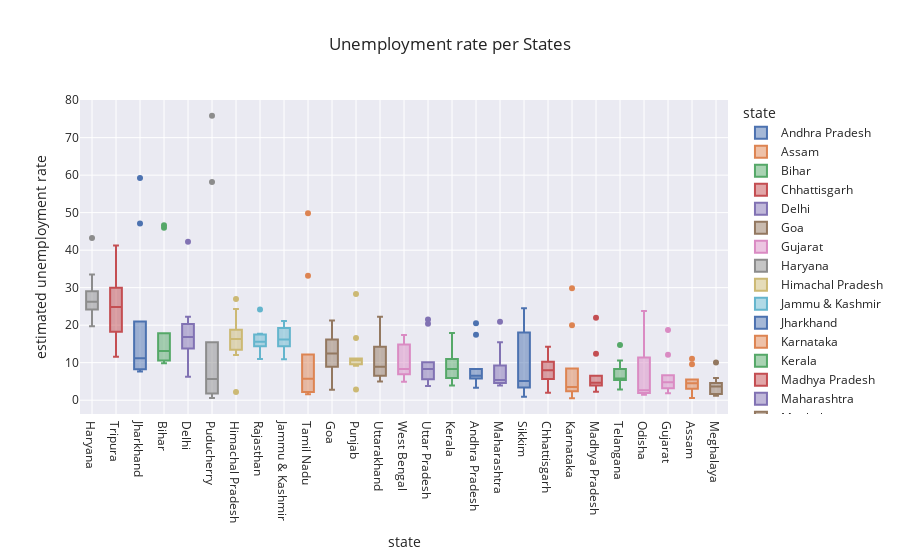

Notebook code for this chart:
### Code cell
fig.show(figsize=(5,5))

### Figure 1 — Plotly figure (JSON) as saved in the notebook; plotly's stock layout.template omitted (floating-point values rounded to 4 significant figures)
{"data": [{"alignmentgroup": "True", "hovertemplate": "state=%{x}<br>estimated unemployment rate=%{y}<extra></extra>", "legendgroup": "Andhra Pradesh", "marker": {"color": "rgb(76,114,176)"}, "name": "Andhra Pradesh", "notched": false, "offsetgroup": "Andhra Pradesh", "orientation": "v", "showlegend": true, "type": "box", "x": ["Andhra Pradesh", "Andhra Pradesh", "Andhra Pradesh", "Andhra Pradesh", "Andhra Pradesh", "Andhra Pradesh", "Andhra Pradesh", "Andhra Pradesh", "Andhra Pradesh", "Andhra Pradesh"], "x0": " ", "xaxis": "x", "y": [5.48, 5.83, 5.79, 20.51, 17.43, 3.31, 8.34, 6.96, 6.4, 6.59], "y0": " ", "yaxis": "y"}, {"alignmentgroup": "True", "hovertemplate": "state=%{x}<br>estimated unemployment rate=%{y}<extra></extra>", "legendgroup": "Assam", "marker": {"color": "rgb(221,132,82)"}, "name": "Assam", "notched": false, "offsetgroup": "Assam", "orientation": "v", "showlegend": true, "type": "box", "x": ["Assam", "Assam", "Assam", "Assam", "Assam", "Assam", "Assam", "Assam", "Assam", "Assam"], "x0": " ", "xaxis": "x", "y": [4.66, 4.41, 4.77, 11.06, 9.55, 0.6, 3.77, 5.53, 1.19, 3.02], "y0": " ", "yaxis": "y"}, {"alignmentgroup": "True", "hovertemplate": "state=%{x}<br>estimated unemployment rate=%{y}<extra></extra>", "legendgroup": "Bihar", "marker": {"color": "rgb(85,168,104)"}, "name": "Bihar", "notched": false, "offsetgroup": "Bihar", "orientation": "v", "showlegend": true, "type": "box", "x": ["Bihar", "Bihar", "Bihar", "Bihar", "Bihar", "Bihar", "Bihar", "Bihar", "Bihar", "Bihar"], "x0": " ", "xaxis": "x", "y": [10.61, 10.29, 15.43, 46.64, 45.96, 17.82, 12.79, 13.44, 11.91, 9.82], "y0": " ", "yaxis": "y"}, {"alignmentgroup": "True", "hovertemplate": "state=%{x}<br>estimated unemployment rate=%{y}<extra></extra>", "legendgroup": "Chhattisgarh", "marker": {"color": "rgb(196,78,82)"}, "name": "Chhattisgarh", "notched": false, "offsetgroup": "Chhattisgarh", "orientation": "v", "showlegend": true, "type": "box", "x": ["Chhattisgarh", "Chhattisgarh", "Chhattisgarh", "Chhattisgarh", "Chhattisgarh", "Chhattisgarh", "Chhattisgarh", "Chhattisgarh", "Chhattisgarh", "Chhattisgarh"], "x0": " ", "xaxis": "x", "y": [9.65, 8.38, 7.54, 3.41, 10.5, 14.23, 10.27, 5.63, 1.96, 6.62], "y0": " ", "yaxis": "y"}, {"alignmentgroup": "True", "hovertemplate": "state=%{x}<br>estimated unemployment rate=%{y}<extra></extra>", "legendgroup": "Delhi", "marker": {"color": "rgb(129,114,179)"}, "name": "Delhi", "notched": false, "offsetgroup": "Delhi", "orientation": "v", "showlegend": true, "type": "box", "x": ["Delhi", "Delhi", "Delhi", "Delhi", "Delhi", "Delhi", "Delhi", "Delhi", "Delhi", "Delhi"], "x0": " ", "xaxis": "x", "y": [22.23, 14.84, 17.04, 16.68, 42.27, 18.19, 20.3, 13.79, 12.53, 6.27], "y0": " ", "yaxis": "y"}, {"alignmentgroup": "True", "hovertemplate": "state=%{x}<br>estimated unemployment rate=%{y}<extra></extra>", "legendgroup": "Goa", "marker": {"color": "rgb(147,120,96)"}, "name": "Goa", "notched": false, "offsetgroup": "Goa", "orientation": "v", "showlegend": true, "type": "box", "x": ["Goa", "Goa", "Goa", "Goa", "Goa", "Goa", "Goa", "Goa", "Goa", "Goa"], "x0": " ", "xaxis": "x", "y": [8.89, 2.81, 5.25, 13.31, 21.25, 9.96, 17.07, 16.21, 15.38, 11.54], "y0": " ", "yaxis": "y"}, {"alignmentgroup": "True", "hovertemplate": "state=%{x}<br>estimated unemployment rate=%{y}<extra></extra>", "legendgroup": "Gujarat", "marker": {"color": "rgb(218,139,195)"}, "name": "Gujarat", "notched": false, "offsetgroup": "Gujarat", "orientation": "v", "showlegend": true, "type": "box", "x": ["Gujarat", "Gujarat", "Gujarat", "Gujarat", "Gujarat", "Gujarat", "Gujarat", "Gujarat", "Gujarat", "Gujarat"], "x0": " ", "xaxis": "x", "y": [5.54, 6.38, 6.66, 18.71, 12.11, 3.2, 1.84, 1.87, 3.42, 4.03], "y0": " ", "yaxis": "y"}, {"alignmentgroup": "True", "hovertemplate": "state=%{x}<br>estimated unemployment rate=%{y}<extra></extra>", "legendgroup": "Haryana", "marker": {"color": "rgb(140,140,140)"}, "name": "Haryana", "notched": false, "offsetgroup": "Haryana", "orientation": "v", "showlegend": true, "type": "box", "x": ["Haryana", "Haryana", "Haryana", "Haryana", "Haryana", "Haryana", "Haryana", "Haryana", "Haryana", "Haryana"], "x0": " ", "xaxis": "x", "y": [20.34, 25.77, 25.05, 43.22, 29.02, 26.7, 24.18, 33.5, 19.68, 27.31], "y0": " ", "yaxis": "y"}, {"alignmentgroup": "True", "hovertemplate": "state=%{x}<br>estimated unemployment rate=%{y}<extra></extra>", "legendgroup": "Himachal Pradesh", "marker": {"color": "rgb(204,185,116)"}, "name": "Himachal Pradesh", "notched": false, "offsetgroup": "Himachal Pradesh", "orientation": "v", "showlegend": true, "type": "box", "x": ["Himachal Pradesh", "Himachal Pradesh", "Himachal Pradesh", "Himachal Pradesh", "Himachal Pradesh", "Himachal Pradesh", "Himachal Pradesh", "Himachal Pradesh", "Himachal Pradesh", "Himachal Pradesh"], "x0": " ", "xaxis": "x", "y": [16.83, 16.84, 18.76, 2.2, 26.95, 13.47, 24.31, 15.79, 12.04, 13.46], "y0": " ", "yaxis": "y"}, {"alignmentgroup": "True", "hovertemplate": "state=%{x}<br>estimated unemployment rate=%{y}<extra></extra>", "legendgroup": "Jammu & Kashmir", "marker": {"color": "rgb(100,181,205)"}, "name": "Jammu & Kashmir", "notched": false, "offsetgroup": "Jammu & Kashmir", "orientation": "v", "showlegend": true, "type": "box", "x": ["Jammu & Kashmir", "Jammu & Kashmir", "Jammu & Kashmir", "Jammu & Kashmir", "Jammu & Kashmir", "Jammu & Kashmir", "Jammu & Kashmir", "Jammu & Kashmir", "Jammu & Kashmir"], "x0": " ", "xaxis": "x", "y": [21.08, 20.78, 15.5, 18.74, 17.92, 10.88, 11.09, 16.17, 16.14], "y0": " ", "yaxis": "y"}, {"alignmentgroup": "True", "hovertemplate": "state=%{x}<br>estimated unemployment rate=%{y}<extra></extra>", "legendgroup": "Jharkhand", "marker": {"color": "rgb(76,114,176)"}, "name": "Jharkhand", "notched": false, "offsetgroup": "Jharkhand", "orientation": "v", "showlegend": true, "type": "box", "x": ["Jharkhand", "Jharkhand", "Jharkhand", "Jharkhand", "Jharkhand", "Jharkhand", "Jharkhand", "Jharkhand", "Jharkhand", "Jharkhand"], "x0": " ", "xaxis": "x", "y": [10.61, 11.85, 8.23, 47.09, 59.23, 20.95, 7.63, 9.76, 8.24, 11.8], "y0": " ", "yaxis": "y"}, {"alignmentgroup": "True", "hovertemplate": "state=%{x}<br>estimated unemployment rate=%{y}<extra></extra>", "legendgroup": "Karnataka", "marker": {"color": "rgb(221,132,82)"}, "name": "Karnataka", "notched": false, "offsetgroup": "Karnataka", "orientation": "v", "showlegend": true, "type": "box", "x": ["Karnataka", "Karnataka", "Karnataka", "Karnataka", "Karnataka", "Karnataka", "Karnataka", "Karnataka", "Karnataka", "Karnataka"], "x0": " ", "xaxis": "x", "y": [2.86, 3.61, 3.46, 29.84, 19.97, 8.44, 4.01, 0.5, 2.41, 1.58], "y0": " ", "yaxis": "y"}, {"alignmentgroup": "True", "hovertemplate": "state=%{x}<br>estimated unemployment rate=%{y}<extra></extra>", "legendgroup": "Kerala", "marker": {"color": "rgb(85,168,104)"}, "name": "Kerala", "notched": false, "offsetgroup": "Kerala", "orientation": "v", "showlegend": true, "type": "box", "x": ["Kerala", "Kerala", "Kerala", "Kerala", "Kerala", "Kerala", "Kerala", "Kerala", "Kerala", "Kerala"], "x0": " ", "xaxis": "x", "y": [5.31, 7.6, 8.99, 16.99, 17.88, 9.71, 7.09, 10.98, 5.91, 3.88], "y0": " ", "yaxis": "y"}, {"alignmentgroup": "True", "hovertemplate": "state=%{x}<br>estimated unemployment rate=%{y}<extra></extra>", "legendgroup": "Madhya Pradesh", "marker": {"color": "rgb(196,78,82)"}, "name": "Madhya Pradesh", "notched": false, "offsetgroup": "Madhya Pradesh", "orientation": "v", "showlegend": true, "type": "box", "x": ["Madhya Pradesh", "Madhya Pradesh", "Madhya Pradesh", "Madhya Pradesh", "Madhya Pradesh", "Madhya Pradesh", "Madhya Pradesh", "Madhya Pradesh", "Madhya Pradesh", "Madhya Pradesh"], "x0": " ", "xaxis": "x", "y": [4.11, 4.57, 2.22, 12.36, 21.98, 6.48, 5.08, 4.7, 3.91, 3.13], "y0": " ", "yaxis": "y"}, {"alignmentgroup": "True", "hovertemplate": "state=%{x}<br>estimated unemployment rate=%{y}<extra></extra>", "legendgroup": "Maharashtra", "marker": {"color": "rgb(129,114,179)"}, "name": "Maharashtra", "notched": false, "offsetgroup": "Maharashtra", "orientation": "v", "showlegend": true, "type": "box", "x": ["Maharashtra", "Maharashtra", "Maharashtra", "Maharashtra", "Maharashtra", "Maharashtra", "Maharashtra", "Maharashtra", "Maharashtra", "Maharashtra"], "x0": " ", "xaxis": "x", "y": [4.95, 4.69, 5.79, 20.9, 15.46, 9.23, 3.89, 6.23, 4.55, 4.1], "y0": " ", "yaxis": "y"}, {"alignmentgroup": "True", "hovertemplate": "state=%{x}<br>estimated unemployment rate=%{y}<extra></extra>", "legendgroup": "Meghalaya", "marker": {"color": "rgb(147,120,96)"}, "name": "Meghalaya", "notched": false, "offsetgroup": "Meghalaya", "orientation": "v", "showlegend": true, "type": "box", "x": ["Meghalaya", "Meghalaya", "Meghalaya", "Meghalaya", "Meghalaya", "Meghalaya", "Meghalaya", "Meghalaya", "Meghalaya", "Meghalaya"], "x0": " ", "xaxis": "x", "y": [1.66, 3.59, 1.58, 10.03, 5.92, 1.15, 2.1, 3.74, 4.29, 4.6], "y0": " ", "yaxis": "y"}, {"alignmentgroup": "True", "hovertemplate": "state=%{x}<br>estimated unemployment rate=%{y}<extra></extra>", "legendgroup": "Odisha", "marker": {"color": "rgb(218,139,195)"}, "name": "Odisha", "notched": false, "offsetgroup": "Odisha", "orientation": "v", "showlegend": true, "type": "box", "x": ["Odisha", "Odisha", "Odisha", "Odisha", "Odisha", "Odisha", "Odisha", "Odisha", "Odisha", "Odisha"], "x0": " ", "xaxis": "x", "y": [1.9, 3.12, 13.08, 23.76, 11.41, 3.77, 1.88, 1.42, 2.1, 2.18], "y0": " ", "yaxis": "y"}, {"alignmentgroup": "True", "hovertemplate": "state=%{x}<br>estimated unemployment rate=%{y}<extra></extra>", "legendgroup": "Puducherry", "marker": {"color": "rgb(140,140,140)"}, "name": "Puducherry", "notched": false, "offsetgroup": "Puducherry", "orientation": "v", "showlegend": true, "type": "box", "x": ["Puducherry", "Puducherry", "Puducherry", "Puducherry", "Puducherry", "Puducherry", "Puducherry", "Puducherry", "Puducherry", "Puducherry"], "x0": " ", "xaxis": "x", "y": [0.58, 1.76, 1.2, 75.85, 58.19, 4.24, 15.47, 5.05, 10.9, 6.18], "y0": " ", "yaxis": "y"}, {"alignmentgroup": "True", "hovertemplate": "state=%{x}<br>estimated unemployment rate=%{y}<extra></extra>", "legendgroup": "Punjab", "marker": {"color": "rgb(204,185,116)"}, "name": "Punjab", "notched": false, "offsetgroup": "Punjab", "orientation": "v", "showlegend": true, "type": "box", "x": ["Punjab", "Punjab", "Punjab", "Punjab", "Punjab", "Punjab", "Punjab", "Punjab", "Punjab", "Punjab"], "x0": " ", "xaxis": "x", "y": [11.11, 10.97, 10.32, 2.86, 28.33, 16.55, 9.19, 10.99, 9.61, 9.88], "y0": " ", "yaxis": "y"}, {"alignmentgroup": "True", "hovertemplate": "state=%{x}<br>estimated unemployment rate=%{y}<extra></extra>", "legendgroup": "Rajasthan", "marker": {"color": "rgb(100,181,205)"}, "name": "Rajasthan", "notched": false, "offsetgroup": "Rajasthan", "orientation": "v", "showlegend": true, "type": "box", "x": ["Rajasthan", "Rajasthan", "Rajasthan", "Rajasthan", "Rajasthan", "Rajasthan", "Rajasthan", "Rajasthan", "Rajasthan", "Rajasthan"], "x0": " ", "xaxis": "x", "y": [10.97, 15.16, 11.9, 17.7, 15.74, 14.39, 15.81, 17.51, 15.35, 24.15], "y0": " ", "yaxis": "y"}, {"alignmentgroup": "True", "hovertemplate": "state=%{x}<br>estimated unemployment rate=%{y}<extra></extra>", "legendgroup": "Sikkim", "marker": {"color": "rgb(76,114,176)"}, "name": "Sikkim", "notched": false, "offsetgroup": "Sikkim", "orientation": "v", "showlegend": true, "type": "box", "x": ["Sikkim", "Sikkim", "Sikkim", "Sikkim", "Sikkim", "Sikkim", "Sikkim", "Sikkim"], "x0": " ", "xaxis": "x", "y": [23.57, 2.28, 24.51, 4.46, 4.45, 12.49, 5.7, 0.88], "y0": " ", "yaxis": "y"}, {"alignmentgroup": "True", "hovertemplate": "state=%{x}<br>estimated unemployment rate=%{y}<extra></extra>", "legendgroup": "Tamil Nadu", "marker": {"color": "rgb(221,132,82)"}, "name": "Tamil Nadu", "notched": false, "offsetgroup": "Tamil Nadu", "orientation": "v", "showlegend": true, "type": "box", "x": ["Tamil Nadu", "Tamil Nadu", "Tamil Nadu", "Tamil Nadu", "Tamil Nadu", "Tamil Nadu", "Tamil Nadu", "Tamil Nadu", "Tamil Nadu", "Tamil Nadu"], "x0": " ", "xaxis": "x", "y": [1.57, 2.09, 6.4, 49.83, 33.16, 12.2, 6.81, 2.65, 5, 2.16], "y0": " ", "yaxis": "y"}, {"alignmentgroup": "True", "hovertemplate": "state=%{x}<br>estimated unemployment rate=%{y}<extra></extra>", "legendgroup": "Telangana", "marker": {"color": "rgb(85,168,104)"}, "name": "Telangana", "notched": false, "offsetgroup": "Telangana", "orientation": "v", "showlegend": true, "type": "box", "x": ["Telangana", "Telangana", "Telangana", "Telangana", "Telangana", "Telangana", "Telangana", "Telangana", "Telangana", "Telangana"], "x0": " ", "xaxis": "x", "y": [5.49, 8.29, 5.77, 6.25, 14.7, 10.55, 5.36, 5.79, 3.27, 2.86], "y0": " ", "yaxis": "y"}, {"alignmentgroup": "True", "hovertemplate": "state=%{x}<br>estimated unemployment rate=%{y}<extra></extra>", "legendgroup": "Tripura", "marker": {"color": "rgb(196,78,82)"}, "name": "Tripura", "notched": false, "offsetgroup": "Tripura", "orientation": "v", "showlegend": true, "type": "box", "x": ["Tripura", "Tripura", "Tripura", "Tripura", "Tripura", "Tripura", "Tripura", "Tripura", "Tripura", "Tripura"], "x0": " ", "xaxis": "x", "y": [32.67, 28.4, 29.95, 41.23, 21.51, 21.71, 18.24, 27.92, 17.35, 11.57], "y0": " ", "yaxis": "y"}, {"alignmentgroup": "True", "hovertemplate": "state=%{x}<br>estimated unemployment rate=%{y}<extra></extra>", "legendgroup": "Uttar Pradesh", "marker": {"color": "rgb(129,114,179)"}, "name": "Uttar Pradesh", "notched": false, "offsetgroup": "Uttar Pradesh", "orientation": "v", "showlegend": true, "type": "box", "x": ["Uttar Pradesh", "Uttar Pradesh", "Uttar Pradesh", "Uttar Pradesh", "Uttar Pradesh", "Uttar Pradesh", "Uttar Pradesh", "Uttar Pradesh", "Uttar Pradesh", "Uttar Pradesh"], "x0": " ", "xaxis": "x", "y": [7.58, 8.98, 10.11, 21.54, 20.41, 9.47, 5.56, 5.79, 4.18, 3.75], "y0": " ", "yaxis": "y"}, {"alignmentgroup": "True", "hovertemplate": "state=%{x}<br>estimated unemployment rate=%{y}<extra></extra>", "legendgroup": "Uttarakhand", "marker": {"color": "rgb(147,120,96)"}, "name": "Uttarakhand", "notched": false, "offsetgroup": "Uttarakhand", "orientation": "v", "showlegend": true, "type": "box", "x": ["Uttarakhand", "Uttarakhand", "Uttarakhand", "Uttarakhand", "Uttarakhand", "Uttarakhand", "Uttarakhand", "Uttarakhand", "Uttarakhand", "Uttarakhand"], "x0": " ", "xaxis": "x", "y": [5.49, 4.99, 19.85, 6.48, 8.01, 8.61, 12.38, 14.26, 22.26, 9.23], "y0": " ", "yaxis": "y"}, {"alignmentgroup": "True", "hovertemplate": "state=%{x}<br>estimated unemployment rate=%{y}<extra></extra>", "legendgroup": "West Bengal", "marker": {"color": "rgb(218,139,195)"}, "name": "West Bengal", "notched": false, "offsetgroup": "West Bengal", "orientation": "v", "showlegend": true, "type": "box", "x": ["West Bengal", "West Bengal", "West Bengal", "West Bengal", "West Bengal", "West Bengal", "West Bengal", "West Bengal", "West Bengal", "West Bengal"], "x0": " ", "xaxis": "x", "y": [6.94, 4.92, 6.92, 17.41, 17.41, 7.29, 6.83, 14.87, 9.35, 9.98], "y0": " ", "yaxis": "y"}], "layout": {"boxmode": "overlay", "legend": {"title": {"text": "state"}, "tracegroupgap": 0}, "title": {"text": "Unemployment rate per States"}, "xaxis": {"anchor": "y", "categoryarray": ["Andhra Pradesh", "Assam", "Bihar", "Chhattisgarh", "Delhi", "Goa", "Gujarat", "Haryana", "Himachal Pradesh", "Jammu & Kashmir", "Jharkhand", "Karnataka", "Kerala", "Madhya Pradesh", "Maharashtra", "Meghalaya", "Odisha", "Puducherry", "Punjab", "Rajasthan", "Sikkim", "Tamil Nadu", "Telangana", "Tripura", "Uttar Pradesh", "Uttarakhand", "West Bengal"], "categoryorder": "total descending", "domain": [0, 1], "title": {"text": "state"}}, "yaxis": {"anchor": "x", "domain": [0, 1], "title": {"text": "estimated unemployment rate"}}}}
